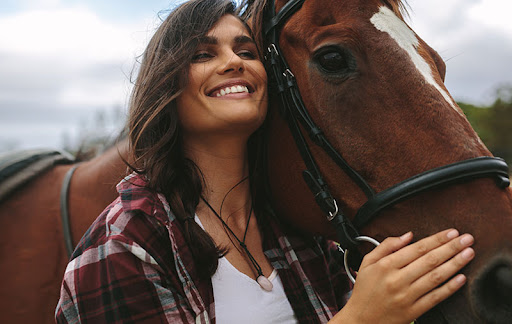
#> input picture hh.jpg, 512 x 324 px
$ python histogram.py
#> lines starting #> are read from the running program, lines starting #| are printed output that depends on the picture; after the words box and inside, x2 and y2 are one past the last pixel; in counts of white or black regions, pixels touching at a corner belong together
import cv2 as cv
import numpy as np
import matplotlib.pyplot as plt

img = cv.imread('hh.jpg')
#> img is the input picture: shape (324, 512, 3); mean B, G, R 83.3, 90.6, 107.7
cv.imshow('hh', img)
#gray
# gray = cv.cvtColor(img, cv.COLOR_BGR2GRAY)
# cv.imshow('gray', gray)

#blank
blank = np.zeros(img.shape[:2], dtype='uint8')

#circle
circle = cv.circle(blank, (img.shape[1]//2, img.shape[0]//2), 100, 255, -1)
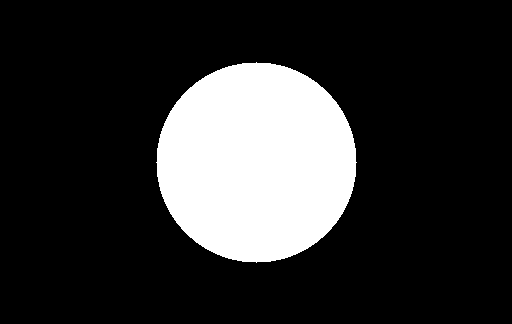
#> blank: shape (324, 512); 18.9% white; 1 white region, box (x1, y1, x2, y2) and area: (156, 62, 357, 263) 31417

#mask
mask = cv.bitwise_and(img, img, mask=circle)
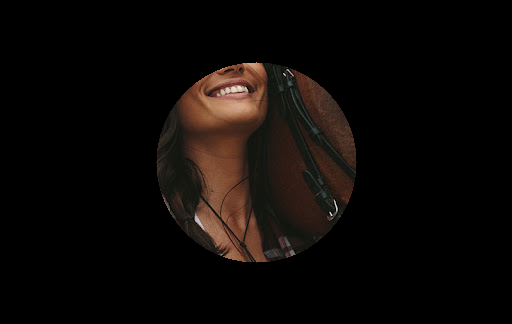
#> mask: shape (324, 512, 3); mean B, G, R 6.6, 8.8, 12.6
cv.imshow('Mask', mask)
#histogram
# blank = np.zeros(img.shape[:2], dtype='uint8')
# gray_hist = cv.calcHist([gray], [0], circle, [256], [0, 256])
# cv.imshow('gray_hist', gray_hist)

plt.figure()
plt.title('Grayscale Histogram')
plt.xlabel('bins')
plt.ylabel('no of pixels')
# plt.plot(gray_hist)
# plt.xlim([0, 256])
# plt.show()
#color histogram
colors = ('b', 'g', 'r')
for i, col in enumerate(colors):
    hist = cv.calcHist([img], [i], circle, [256], [0,256])
    plt.plot(hist, color=col)
    plt.xlim([0, 256])
    plt.title('Color Histogram')
plt.show()
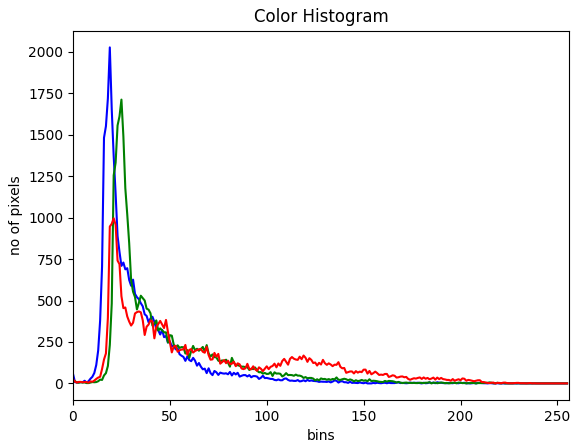
#> figure drawn by matplotlib, 1 panel; curve peaks at x = 19, y = 2027; curve peaks at x = 25, y = 1712; curve peaks at x = 21, y = 996
cv.waitKey(0)

$ run again, with friends.jpg copied over hh.jpg
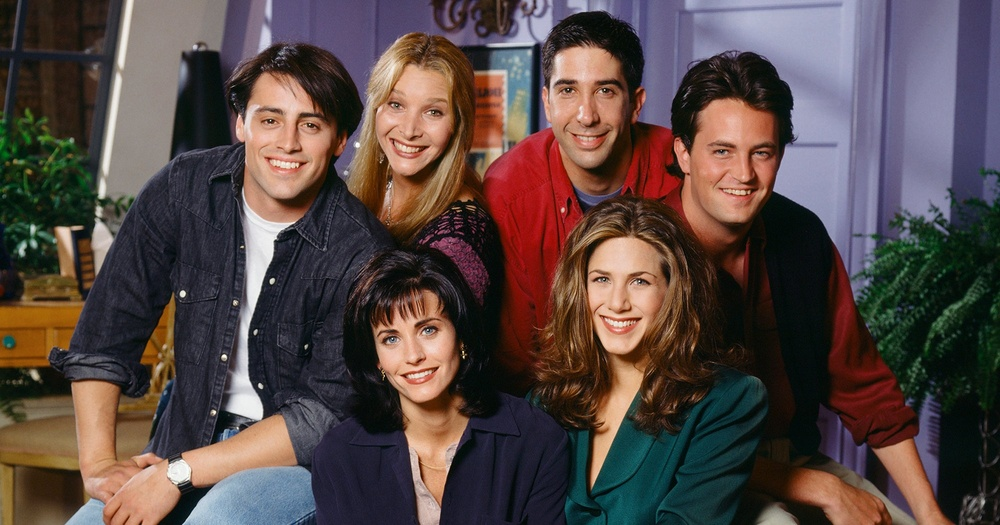
#> input picture friends.jpg, 1000 x 525 px, shrunk from 2000 x 1050 before the run
#> img is the input picture: shape (525, 1000, 3); mean B, G, R 68.8, 71.5, 86.2
#> `circle = cv.circle(blank, (img.shape[1]//2, img.shape[0]//2), 100, 255..`:
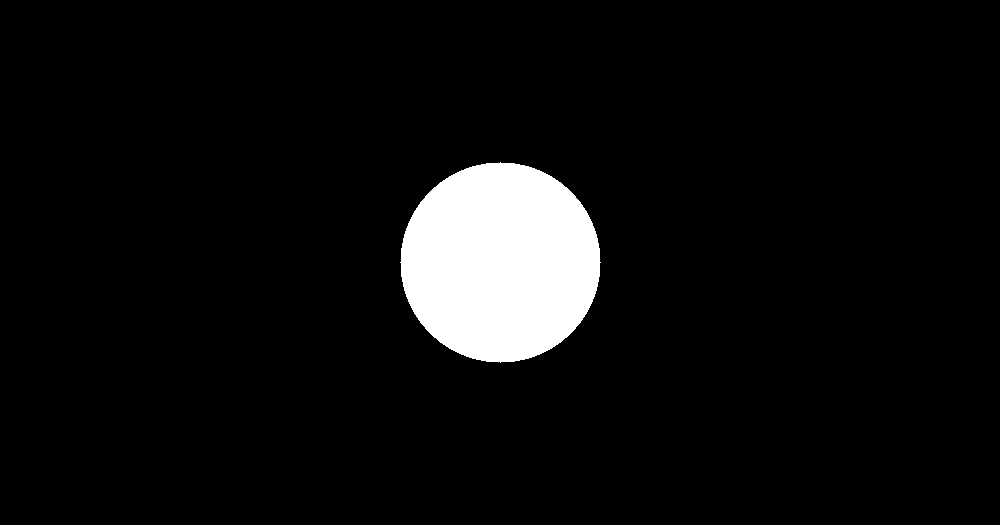
#> blank: shape (525, 1000); 6% white; 1 white region, box (x1, y1, x2, y2) and area: (400, 162, 601, 363) 31417
#> `plt.show()`:
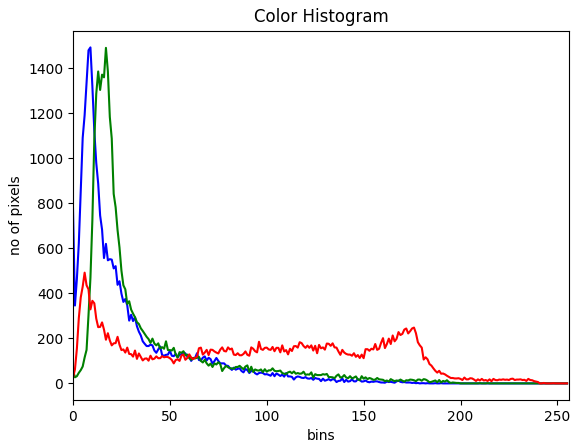
#> figure drawn by matplotlib, 1 panel; curve peaks at x = 9, y = 1493; curve peaks at x = 17, y = 1491; curve peaks at x = 6, y = 492
